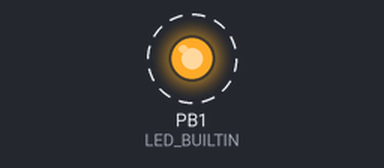
Bench run of a program on a simulated ATtiny85, built with avr-gcc and run on an emulated ATtiny85. On the bench: output pins drawn as LEDs (lit = HIGH). Dashed ring = blinking. What the program prints to the serial monitor is not drawn.

Above: at 0.5 s.
Timing chart, 0 to 3.0 s (numbered marks = the images above):
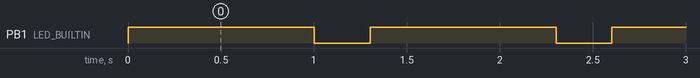

The program:

main.cpp
```cpp
/**
 * Blink
 *
 * Turns on an LED on for one second,
 * then off for one second, repeatedly.
 */
#include "Arduino.h"

#ifndef LED_BUILTIN
#define LED_BUILTIN 13
#endif

void setup()
{
  // initialize LED digital pin as an output.
  pinMode(LED_BUILTIN, OUTPUT);

  Serial.begin(9600);
  Serial.println("Setup complete.");
}

size_t iteration = 0;

void loop()
{
  // turn the LED on (HIGH is the voltage level)
  digitalWrite(LED_BUILTIN, HIGH);

  // wait for a second
  delay(1000);

  // turn the LED off by making the voltage LOW
  digitalWrite(LED_BUILTIN, LOW);

   // wait for a second
  delay(300);
  Serial.print("I2: ");
  Serial.println(iteration);
  ++iteration;
}
```

Measured:
- by itself, PB1 (LED_BUILTIN): alternates HIGH for 1.0 s and LOW for 0.30 s
